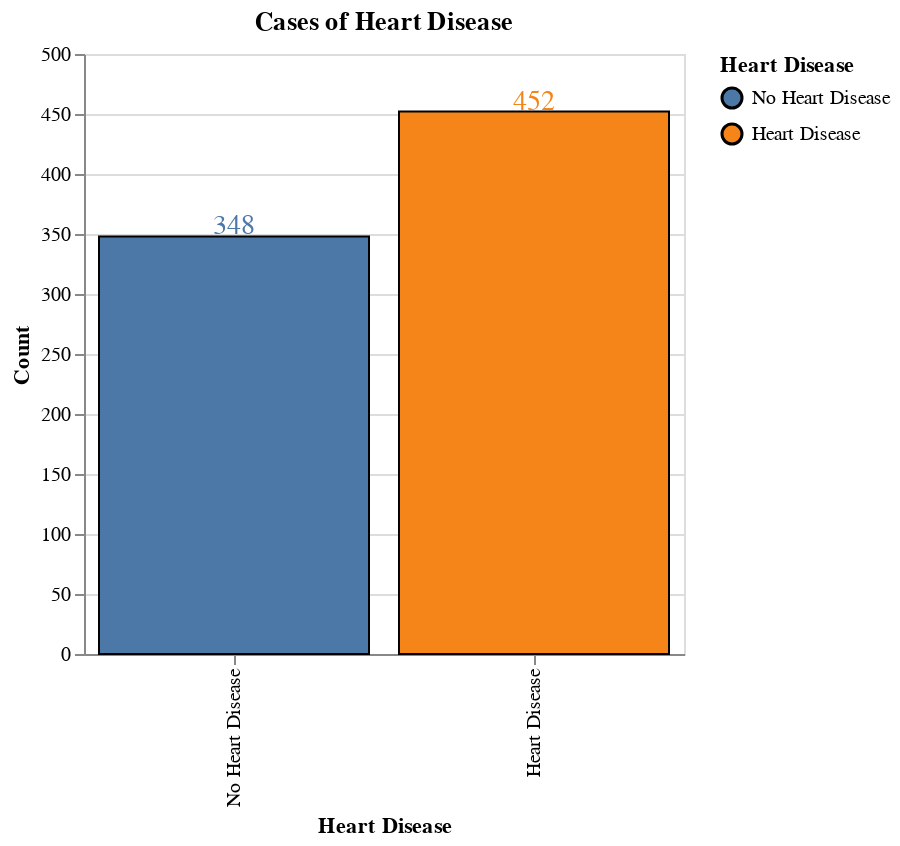

Notebook source saved alongside this figure:
### Markdown cell above
#### Visualizing Target Distribution

A bar chart is created to show the number of patients with and without heart disease. This visualization highlights if the dataset is balanced or skewed, which is important for model performance and evaluation. 

The bar chart shows that heart disease is more common than non-heart disease in the dataset, with 398 cases of heart disease compared to 302 without heart disease. Although there is an imbalance between the levels but this level of imbalance is not substantial and is unlikely to affect the model negatively.

### Code cell
# Compute counts and percentages grouped by target
counts = train_heart.groupby('target').size().reset_index(name='count')

# Bar chart of counts
bar = alt.Chart(counts).mark_bar(stroke='black', strokeWidth=1).encode(
    x=alt.X('target:N', title='Heart Disease', sort=['No Heart Disease', 'Heart Disease']),
    y=alt.Y('count:Q', title='Count'),
    color=alt.Color(
        'target:N',
        title='Heart Disease',
        sort=['No Heart Disease', 'Heart Disease']
    ),
    tooltip=[
        alt.Tooltip('count:Q', title='Count')
    ]
).properties(
    title='Cases of Heart Disease',
    width=300,
    height=300
)

bar_labels = bar.mark_text(
    dy=-5,
    size=14,
).encode(
    text='count:Q'
)

bar_final = bar + bar_labels
bar_final

### Figure 1 — Vega-Lite specification as saved in the notebook (floating-point values rounded to 4 significant figures)
{"config": {"view": {"continuousWidth": 300, "continuousHeight": 300}}, "layer": [{"mark": {"type": "bar", "stroke": "black", "strokeWidth": 1}, "encoding": {"color": {"field": "target", "sort": ["No Heart Disease", "Heart Disease"], "title": "Heart Disease", "type": "nominal"}, "tooltip": [{"field": "count", "title": "Count", "type": "quantitative"}], "x": {"field": "target", "sort": ["No Heart Disease", "Heart Disease"], "title": "Heart Disease", "type": "nominal"}, "y": {"field": "count", "title": "Count", "type": "quantitative"}}, "title": "Cases of Heart Disease"}, {"mark": {"type": "text", "dy": -5, "size": 14}, "encoding": {"color": {"field": "target", "sort": ["No Heart Disease", "Heart Disease"], "title": "Heart Disease", "type": "nominal"}, "text": {"field": "count", "type": "quantitative"}, "tooltip": [{"field": "count", "title": "Count", "type": "quantitative"}], "x": {"field": "target", "sort": ["No Heart Disease", "Heart Disease"], "title": "Heart Disease", "type": "nominal"}, "y": {"field": "count", "title": "Count", "type": "quantitative"}}, "title": "Cases of Heart Disease"}], "data": {"name": "data-53aa7522ae3cda0c374352371266a788"}, "height": 300, "width": 300, "$schema": "https://vega.github.io/schema/vega-lite/v5.20.1.json", "datasets": {"data-53aa7522ae3cda0c374352371266a788": [{"target": "Heart Disease", "count": 452}, {"target": "No Heart Disease", "count": 348}]}}
